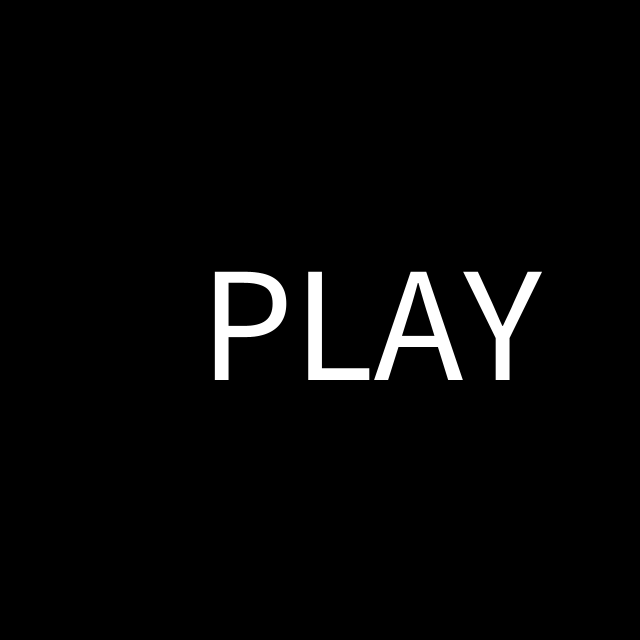
Frame 1 (no input)
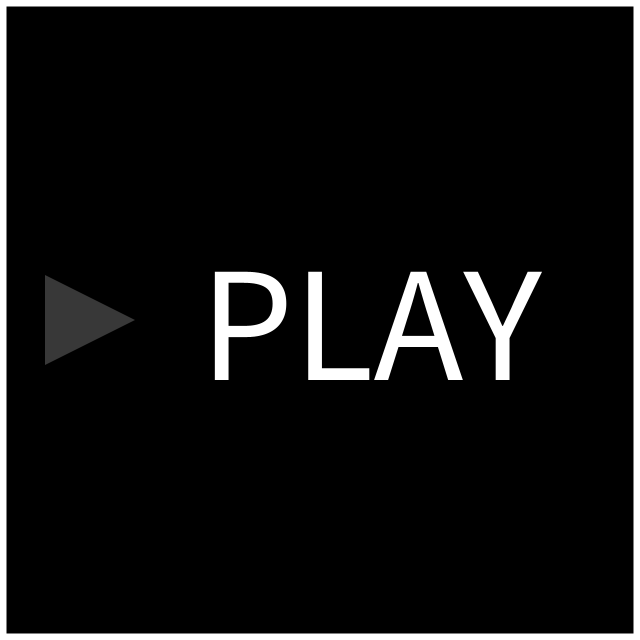
Frame 60 (the mouse pressed at the canvas centre just before this capture)
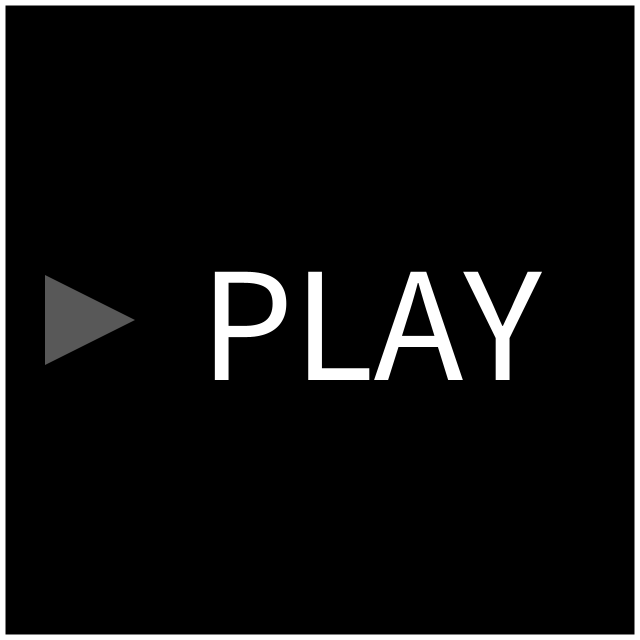
Frame 120 (the mouse held since frame 60 and released just before this capture)

The Processing sketch that drew these frames (run headless with seeded random() and noise(); from frame 60 on, the mouse is pressed at the canvas centre):

// Processing sketch: day170
// ── day170.pde
int v,h=320;
void setup(){
size(640,640);
noStroke();
rectMode(3);
textSize(165);
}
void draw(){
background(-1);
fill(0);
square(h,h,640-v/16%16);
fill(272-v%256);
triangle(45,275,45,365,135,h);
fill(-1);
text("PLAY",200,380);
v+=8;
}
